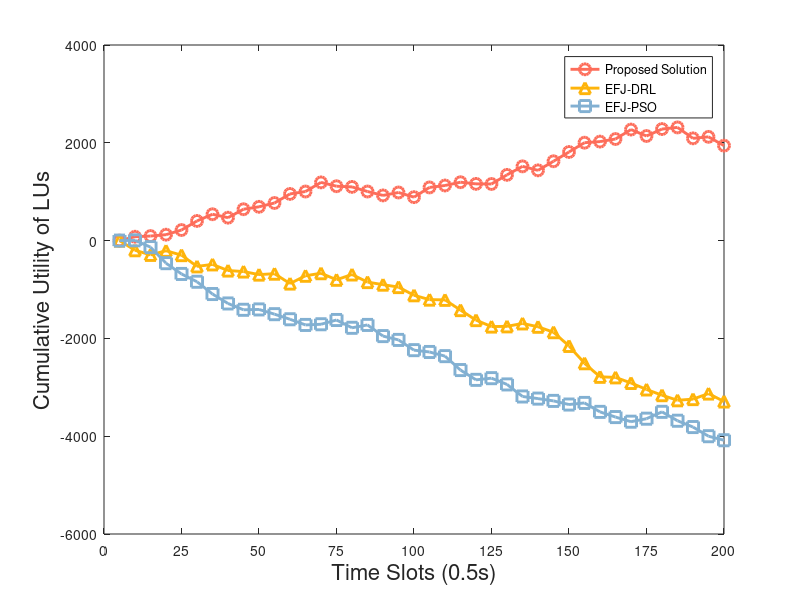

The MATLAB source for this figure: (Note: this script raises an error after producing the figure.)
clc
clear all
data = csvread('VSUL.csv');
plot(data(2, 2:41), '-o', 'MarkerSize', 8, 'Color', '#FD6D5A', 'LineWidth', 2.1);
hold on
plot(data(3, 2:41), '-^', 'MarkerSize', 8, 'Color', '#FEB40B',  'LineWidth', 2.1);
hold on
plot(data(4, 2:41), '-s', 'MarkerSize', 8, 'Color', '#82B0D2',  'LineWidth', 2.1);
hold on
%plot(data(:, 4), '-^', 'MarkerSize', 12, 'Color',[0.18039 0.5451 0.34118], 'LineWidth', 3.2)
%hold on
%plot(data(:, 5), '-*', 'MarkerSize', 12, 'Color',[0.8549 0.64706 0.12549], 'LineWidth', 3.2)
%hold on

g=legend('Proposed Solution', 'EFJ-DRL', 'EFJ-PSO');
hx=xlabel('Time Slots (0.5s)','FontSize',16); 
hy=ylabel('Cumulative Utility of LUs','FontSize',16);
k=set(gca,'xtick',0:5:40,'XTickLabel',{'0','25','50','75','100','125','150','175','200'});
set(g,'Interpreter','latex','FontSize',16,'FontWeight','normal')
set(hx,'Interpreter','latex','FontSize',16,'FontWeight','normal')
set(hy,'Interpreter','latex','FontSize',16,'FontWeight','normal')
